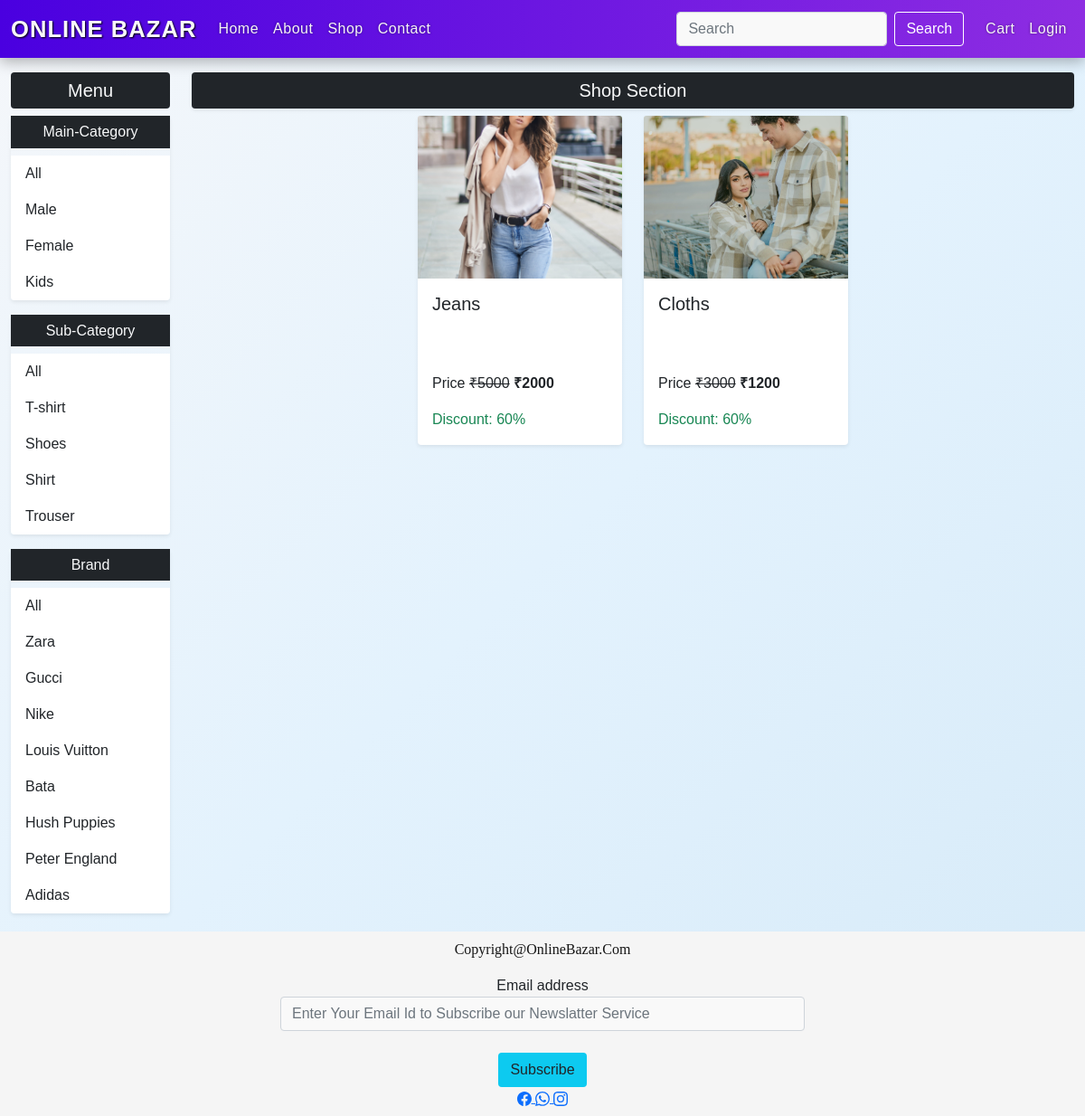
Screenshot of /shop/Male/All/All/ with the database file from the repository.
### mainApp/models.py (models this page shows, shortened)
class Maincategory(models.Model):
    id = models.AutoField(primary_key=True)
    name = models.CharField(max_length=20)

class Subcategory(models.Model):
    id = models.AutoField(primary_key=True)
    name = models.CharField(max_length=20)

class Brand(models.Model):
    id = models.AutoField(primary_key=True)
    name = models.CharField(max_length=20)

class Product(models.Model):
    id = models.AutoField(primary_key=True)
    name = models.CharField(max_length=20)
    maincategory = models.ForeignKey(Maincategory,on_delete=models.CASCADE)
    subcategory = models.ForeignKey(Subcategory,on_delete=models.CASCADE)
    brand = models.ForeignKey(Brand,on_delete=models.CASCADE)
    seller = models.ForeignKey(Seller,on_delete=models.CASCADE,default=None)
    baseprice = models.IntegerField()
    discount = models.IntegerField()
    finalprice = models.IntegerField()
    size = models.CharField(max_length=100)
    color = models.CharField(max_length=100)
    description = models.TextField()
    stock = models.CharField(max_length=20,default="In stock")
    pic1 = models.ImageField(upload_to="images",default="no.png",null=True,blank=True)
    pic2 = models.ImageField(upload_to="images",default="no.png",null=True,blank=True)
    pic3 = models.ImageField(upload_to="images",default="no.png",null=True,blank=True)
    pic4 = models.ImageField(upload_to="images",default="no.png",null=True,blank=True)

### mainApp/views.py (the view)
# urls.py: path('shop/<str:mc>/<str:sc>/<str:br>/',views.ShopPage),
def ShopPage(request,mc,sc,br):
    maincategory = Maincategory.objects.all()
    subcategory = Subcategory.objects.all()
    brand = Brand.objects.all()
    if(request.method=="POST"):
        search = request.POST.get('search')
        products = Product.objects.filter(Q(name__icontains=search))
    else:
        if(mc=="All" and sc=="All" and br=="All"):
            products = Product.objects.all()
        elif(mc!="All" and sc=="All" and br=="All"):
            products = Product.objects.filter(maincategory=Maincategory.objects.get(name=mc))
        elif(mc=="All" and sc!="All" and br=="All"):
            products = Product.objects.filter(subcategory=Subcategory.objects.get(name=sc))
        elif(mc=="All" and sc=="All" and br!="All"):
            products = Product.objects.filter(brand=Brand.objects.get(name=br))
        elif(mc!="All" and sc!="All" and br=="All"):
            products = Product.objects.filter(maincategory=Maincategory.objects.get(name=mc),subcategory=Subcategory.objects.get(name=sc))
        elif(mc!="All" and sc=="All" and br!="All"):
            products = Product.objects.filter(maincategory=Maincategory.objects.get(name=mc),brand=Brand.objects.get(name=br))
        elif(mc=="All" and sc!="All" and br!="All"):
            products = Product.objects.filter(subcategory=Subcategory.objects.get(name=sc),brand=Brand.objects.get(name=br))
        elif(mc!="All" and sc!="All" and br!="All"):
            products = Product.objects.filter(maincategory=Maincategory.objects.get(name=mc),subcategory=Subcategory.objects.get(name=sc),brand=Brand.objects.get(name=br))
    products=products[::-1]
    return render(request,"shop.html",{"Product":products,
                                      "Maincategory":maincategory,
                                      "Subcategory":subcategory,
                                      "Brand":brand,
                                      "mc":mc,"sc":sc,"br":br
                                      })

### mainApp/templates/shop.html (shortened to what this page needs)
{% extends 'index.html' %}
{% load static %}
{% block body %}
<div class="mt-3 container-fluid">
    <div class="row">
        <div class="col-xxl-1 col-xl-2 col-lg-3 col-md-4 col-sm-6 col-12 mb-3">
            <h5 class="bg-dark text-light text-center p-2 rounded">Menu</h5>
            <div class="list-group shadow-sm mb-3">
                <h6 class="bg-dark text-light text-center p-2">Main-Category</h6>
                <a href="/shop/All/{{sc}}/{{br}}/" class="list-group-item list-group-item-action">All</a>
                {% for i in Maincategory %}
                <a href="/shop/{{i.name}}/{{sc}}/{{br}}/" class="list-group-item list-group-item-action">{{i.name}}</a>
                {% endfor %}
            </div>
            <div class="list-group shadow-sm mb-3">
                <h6 class="bg-dark text-light text-center p-2">Sub-Category</h6>
                <a href="/shop/{{mc}}/All/{{br}}/" class="list-group-item list-group-item-action">All</a>
                {% for i in Subcategory %}
                <a href="/shop/{{mc}}/{{i.name}}/{{br}}/" class="list-group-item list-group-item-action">{{i.name}}</a>
                {% endfor %}
            </div>
            <div class="list-group shadow-sm">
                <h6 class="bg-dark text-light text-center p-2">Brand</h6>
                <a href="/shop/{{mc}}/{{sc}}/All/" class="list-group-item list-group-item-action">All</a>
                {% for i in Brand %}
                <a href="/shop/{{mc}}/{{sc}}/{{i.name}}/" class="list-group-item list-group-item-action">{{i.name}}</a>
                {% endfor %}
            </div>
        </div>
        <div class="col-xxl-11 col-xl-10 col-lg-9 col-md-8 col-sm-6 col-12">
            <h5 class="bg-dark text-light text-center p-2 rounded shadow-sm">Shop Section</h5>
            <div class="row justify-content-center">
                {% for i in Product %}
                <div class="col-xxl-2 col-xl-3 col-lg-3 col-md-4 col-sm-6 col-12 mb-4">
                    <div class="card shadow-sm border-0 rounded-4 h-100">
                        <a href="/single-product-page/{{i.id}}/">
                            {% if i.pic1 %}
                            <img src="{{i.pic1.url}}" class="card-img-top" style="height: 180px; object-fit: cover;">
                            {% else %}
                            <img src="{% static 'picture/noimg.png' %}" class="card-img-top" style="height: 180px; object-fit: cover;">
                            {% endif %}
                        </a>
                        <div class="card-body">
                            <h5 class="card-title" style="height: 80px;">{{i.name}}</h5>
                            <p class="card-text">Price <del>&#8377;{{i.baseprice}}</del> <strong>&#8377;{{i.finalprice}}</strong></p>
                            <p class="card-text text-success">Discount: {{i.discount}}%</p>
                        </div>
                    </div>
                </div>
                {% endfor %}
            </div>
        </div>
    </div>
</div>
{% endblock %}

### mainApp/templates/shop.html (style rules this page uses)
body { background: linear-gradient(135deg, #F5F7FA, #E3F2FD, #D6EAF8); font-family: 'Poppins', sans-serif; }
.card-title, .card-text { font-family: 'Poppins', sans-serif; }
.list-group-item { background-color: #fff; border: none; transition: 0.3s; }

### mainApp/templates/index.html (style rules this page uses)
body { background: linear-gradient(135deg, #F5F7FA, #E3F2FD, #D6EAF8); font-family: 'Poppins', sans-serif; }
.card { transition: transform 0.3s ease; }

### rows the page displays
Maincategory: name "Male"
Maincategory: name "Female"
Maincategory: name "Kids"
Subcategory: name "T-shirt"
Subcategory: name "Shoes"
Subcategory: name "Shirt"
Subcategory: name "Trouser"
Brand: name "Zara"
Brand: name "Gucci"
Brand: name "Nike"
Brand: name "Louis Vuitton"
Brand: name "Bata"
Brand: name "Hush Puppies"
Brand: name "Peter England"
Brand: name "Adidas"
Product: pic1 (picture), name "Jeans", baseprice "5000", finalprice "2000", discount "60"
Product: pic1 (picture), name "Cloths", baseprice "3000", finalprice "1200", discount "60"
